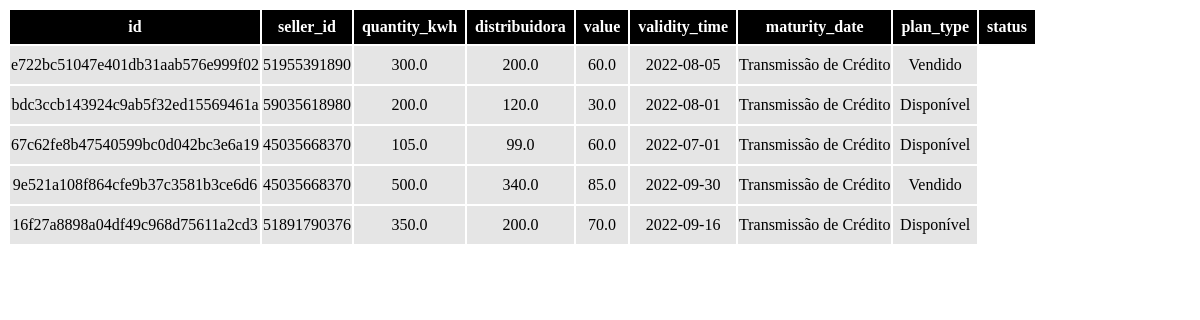
The app's page /plans with its own data.
### api.py (models this page shows, shortened)
class PlanModel(db.Model):
    __tablename__ = 'plans'
    id =  db.Column(db.String(20), primary_key=True)
    seller_id = db.Column(db.String(100))
    distribuidora = db.Column(db.String(100))
    quantity_kwh = db.Column(db.Float)
    value =db.Column(db.Float)
    validity_time = db.Column(db.String(100))
    maturity_date = db.Column(db.String(100))
    plan_type = db.Column(db.String(100))
    status = db.Column(db.String(100))

### api.py (the view)
@app.route('/plans', methods=['GET'])
def get_plans():
    result = PlanModel.query.all()
    return render_template("table.html", headings = headings, data = result)

### templates/table.html (shortened to what this page needs)
<!DOCTYPE html>
<html lang="en">
  <head>
    <link rel="stylesheet" href="/static/styles.css" />
  </head>
  <body>
    <table class="table">
      <tr class="table__header">
        {% for header in headings %}
        <th class="table__cell">{{ header }}</th>
        {% endfor %}
      </tr>
      {% for row in data %}
      <tr class="table__row">
        <td> {{ row.id }}</td>
        <td> {{ row.seller_id }}</td>
        <td> {{ row.quantity_kwh }}</td>
        <td> {{ row.value }}</td>
        <td> {{ row.validity_time }}</td>
        <td> {{ row.maturity_date }}</td>
        <td> {{ row.plan_type }}</td>
        <td> {{ row.status }}</td>
      </tr>
      {% endfor %}
    </table>
  </body>
</html>

### static/styles.css (style rules this page uses)
.table tr td { padding-top: 10px; padding-bottom: 10px; }
.table__row { background-color: #e5e5e5; text-align: center; }
.table__header { color: #ffffff; background-color: #000000; text-align: center; }
.table__cell { text-align: center; padding: 8px }

### records on screen
PlanModel: id "e722bc51047e401db31aab576e999f02", seller_id "51955391890", quantity_kwh "300.0", value "200.0", validity_time "60.0", maturity_date "2022-08-05", plan_type "Transmissão de Crédito", status "Vendido"
PlanModel: id "bdc3ccb143924c9ab5f32ed15569461a", seller_id "59035618980", quantity_kwh "200.0", value "120.0", validity_time "30.0", maturity_date "2022-08-01", plan_type "Transmissão de Crédito", status "Disponível"
PlanModel: id "67c62fe8b47540599bc0d042bc3e6a19", seller_id "45035668370", quantity_kwh "105.0", value "99.0", validity_time "60.0", maturity_date "2022-07-01", plan_type "Transmissão de Crédito", status "Disponível"
PlanModel: id "9e521a108f864cfe9b37c3581b3ce6d6", seller_id "45035668370", quantity_kwh "500.0", value "340.0", validity_time "85.0", maturity_date "2022-09-30", plan_type "Transmissão de Crédito", status "Vendido"
PlanModel: id "16f27a8898a04df49c968d75611a2cd3", seller_id "51891790376", quantity_kwh "350.0", value "200.0", validity_time "70.0", maturity_date "2022-09-16", plan_type "Transmissão de Crédito", status "Disponível"

### other values on screen
{{ header }} "id" "seller_id" "quantity_kwh" "distribuidora" "value" "validity_time" "maturity_date" "plan_type" "status"
